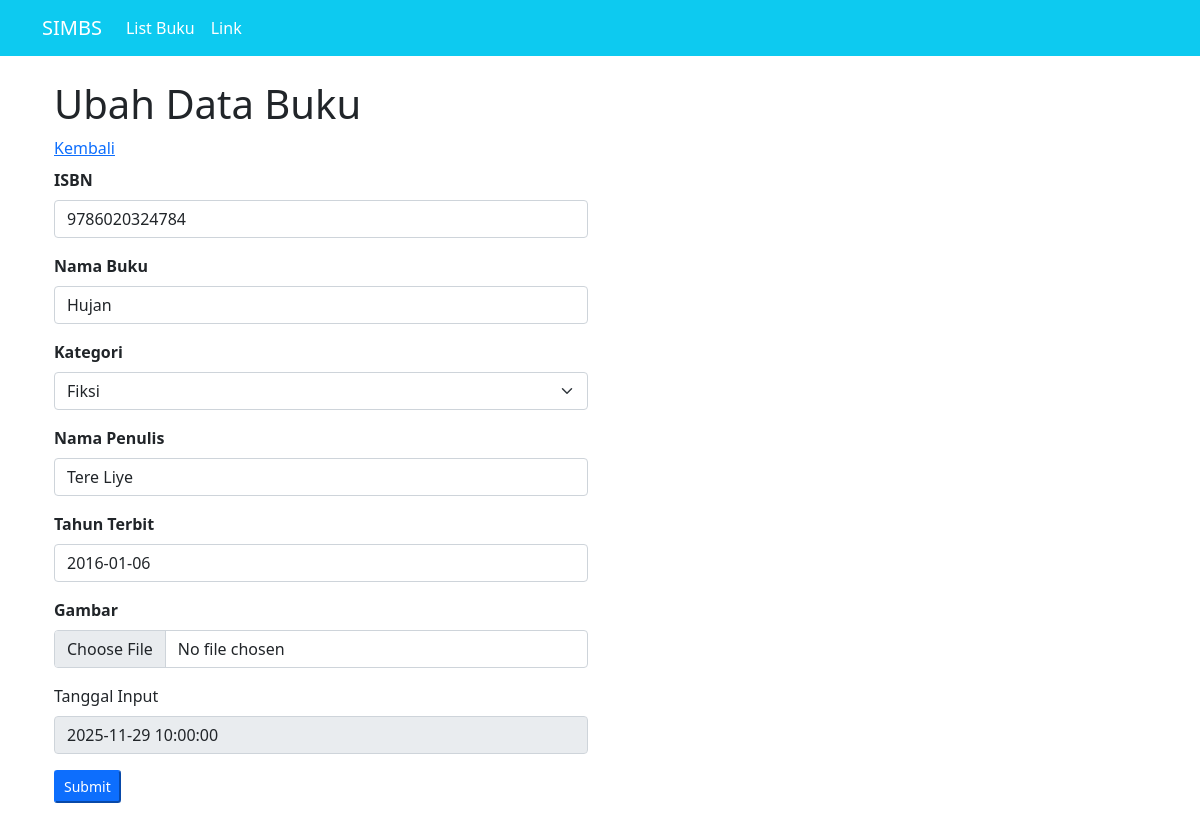
The app's page /ubah_data.php?id=1 (signed in) with its own data.
### tables this page shows
CREATE TABLE `buku` (
  `id_buku` int(10) NOT NULL,
  `nama_buku` varchar(100) NOT NULL,
  `kategori` varchar(50) NOT NULL,
  `nama_penulis` varchar(100) NOT NULL,
  `tahun_terbit` date NOT NULL,
  `tanggal_input` datetime NOT NULL DEFAULT current_timestamp(),
  `gambar` varchar(100) NOT NULL,
  `isbn` varchar(13) NOT NULL
);

### function.php (called while the page is built, shortened)
<?php
    $conn = mysqli_connect("localhost", "root", "", "simb");
    function query($query){
        global $conn;
        $result = mysqli_query($conn, $query);
        $rows = [];
        while($row = mysqli_fetch_assoc($result)) {
            $rows[] = $row;
        }
        return $rows;
    }
?>

### ubah_data.php (the view, shortened to what this page needs)
<?php
    require("function.php");
    $id_buku = $_GET['id'];
    $query = query("SELECT * FROM buku WHERE id_buku = $id_buku")[0];
    $buku = $query;
?>
<!DOCTYPE html>
<html lang="en">
<head>
    <link href="https://cdn.jsdelivr.net/npm/bootstrap@5.0.2/dist/css/bootstrap.min.css" rel="stylesheet">
</head>
<body>
    <nav class="navbar navbar-expand-lg navbar-light white bg-info">
        <div class="container">
            <a class="navbar-brand text-white" href="#">SIMBS</a>
            <div class="collapse navbar-collapse" id="navbarSupportedContent">
            <ul class="navbar-nav me-auto mb-2 mb-lg-0">
                <li class="nav-item">
                <a class="nav-link active text-white" aria-current="page" href="#">List Buku</a>
                </li>
                <li class="nav-item">
                <a class="nav-link text-white" href="#">Link</a>
                </li>
            </ul>
            </div>
        </div>
    </nav>
    <div class="p-4 container">
        <div class="row">
            <h1 class="mb-2">Ubah Data Buku</h1>
            <a href="index.php" class="mb-2">Kembali</a>
            <div class="col-md-6">
                <form action="" method="POST" enctype="multipart/form-data">
                    <div class="mb-3">
                        <label class="form-label fw-bold">ISBN</label>
                        <input type="text" class="form-control" name="isbn" id="nim" value="<?= $buku['isbn'] ?>" autocomplete="off">
                    </div>
                    <div class="mb-3">
                        <label class="form-label fw-bold">Nama Buku</label>
                        <input type="text" class="form-control" name="nama_buku" id="nama_buku" value="<?= $buku['nama_buku'] ?>" autocomplete="off">
                    </div>
                    <div class="mb-3">
                        <label class="form-label fw-bold">Kategori</label>
                        <select name="kategori" class="form-select" id="kategori" autocomplete="off">
                            <option value="Fiksi" <?= ($buku['kategori'] == 'Fiksi') ? 'selected' : '' ?>>Fiksi</option>
                        </select>
                    </div>
                    <div class="mb-3">
                        <label class="form-label fw-bold">Nama Penulis</label>
                        <input type="text" class="form-control" name="nama_penulis" id="nama_penulis" value="<?= $buku['nama_penulis'] ?>" autocomplete="off">
                    </div>
                    <div class="mb-3">
                        <label class="form-label fw-bold">Tahun Terbit</label>
                        <input type="text" class="form-control" name="tahun_terbit" id="tahun_terbit" value="<?= $buku['tahun_terbit'] ?>" autocomplete="off">
                    </div>
                    <div class="mb-3">
                        <label class="form-label fw-bold">Gambar</label>
                        <input type="file" class="form-control" name="gambar" id="gambar" value="<?= $buku['gambar'] ?>" autocomplete="off">
                    </div>
                    <div class="mb-3">
                        <label class="form-label">Tanggal Input</label>
                        <input type="text" class="form-control" value="<?= isset($buku['tanggal_input']) ? $buku['tanggal_input'] : '-' ?>" disabled readonly>
                    </div>
                    <div class="mb-3">
                        <button type="submit" name="tombol_submit" class="btn-sm btn-primary">Submit</button>
                    </div>
                </form>
            </div>
        </div>
    </div>
</body>
</html>

### records on screen
buku: isbn "9786020324784", nama_buku "Hujan", kategori "Fiksi", nama_penulis "Tere Liye", tahun_terbit "2016-01-06", tanggal_input "2025-11-29 10:00:00"
